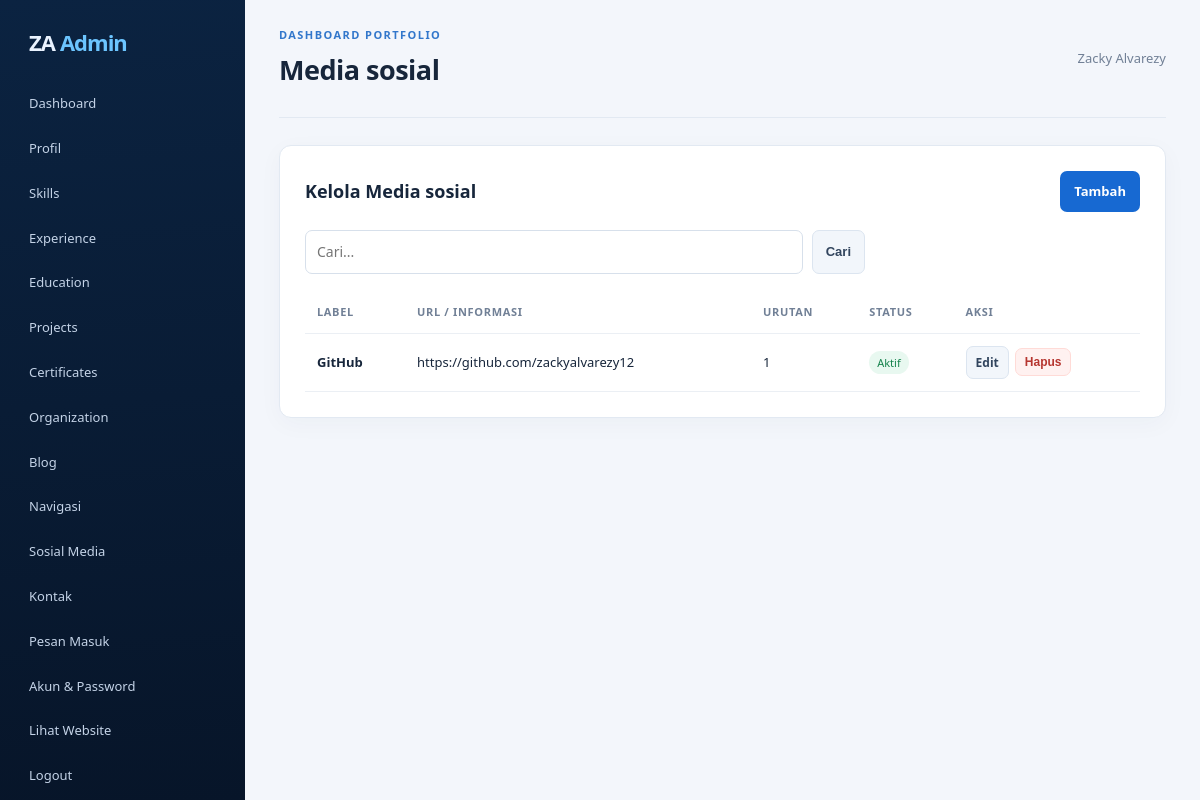
The page /admin/manage.php?section=social_links (signed in) on the database its author committed.
### tables this page shows
CREATE TABLE IF NOT EXISTS social_links (
  id INT UNSIGNED AUTO_INCREMENT PRIMARY KEY,
  platform VARCHAR(80) NOT NULL,
  url VARCHAR(255) NOT NULL,
  sort_order INT NOT NULL DEFAULT 0,
  is_active TINYINT(1) NOT NULL DEFAULT 1,
  created_at TIMESTAMP NULL DEFAULT CURRENT_TIMESTAMP,
  updated_at TIMESTAMP NULL DEFAULT CURRENT_TIMESTAMP ON UPDATE CURRENT_TIMESTAMP
);

### config/helpers.php (called while the page is built, shortened)
<?php
require_once __DIR__ . '/database.php';
function e(mixed $value): string
{
    return htmlspecialchars((string) $value, ENT_QUOTES | ENT_SUBSTITUTE, 'UTF-8');
}
function url(string $path = ''): string
{
    return rtrim(APP_URL, '/') . '/' . ltrim($path, '/');
}

### config/database.php (called while the page is built, shortened)
<?php
function db(): PDO
{
    $dsn = 'mysql:host=' . DB_HOST . ';dbname=' . DB_NAME . ';charset=' . DB_CHARSET;
    $pdo = new PDO($dsn, DB_USER, DB_PASS, [
        PDO::ATTR_ERRMODE => PDO::ERRMODE_EXCEPTION,
        PDO::ATTR_DEFAULT_FETCH_MODE => PDO::FETCH_ASSOC,
        PDO::ATTR_EMULATE_PREPARES => false,
    ]);
    return $pdo;
}

### admin/manage.php (the view, shortened to what this page needs)
<?php
require_once __DIR__ . '/_auth.php';
$sections = [
    'navigations' => ['title' => 'Navigasi', 'table' => 'navigations', 'fields' => [
        'label' => ['Label', 'text', true], 'url' => ['URL / anchor', 'text', true], 'sort_order' => ['Urutan', 'number', true],
    ]],
    'social_links' => ['title' => 'Media sosial', 'table' => 'social_links', 'fields' => [
        'platform' => ['Platform', 'text', true], 'url' => ['URL profil', 'url', true], 'sort_order' => ['Urutan', 'number', true],
    ]],
    'contacts' => ['title' => 'Kontak publik', 'table' => 'contacts', 'fields' => [
        'label' => ['Label', 'text', true], 'value' => ['Informasi', 'text', true], 'url' => ['URL (opsional)', 'text', false], 'sort_order' => ['Urutan', 'number', true],
    ]],
    'messages' => ['title' => 'Pesan masuk', 'table' => 'contact_messages', 'fields' => []],
];
$sectionKey = (string) ($_GET['section'] ?? 'navigations');
$section = $sections[$sectionKey];
$table = $section['table'];
$isMessages = $sectionKey === 'messages';
$action = (string) ($_GET['action'] ?? 'list');
$id = filter_input(INPUT_GET, 'id', FILTER_VALIDATE_INT) ?: 0;
$errors = [];
$item = null;
require __DIR__ . '/_header.php';
if (!$isMessages && in_array($action, ['create', 'edit'], true)):
?>
<section class="panel">
  <div class="panel-head"><h2><?= $item ? 'Edit' : 'Tambah' ?> <?= e($section['title']) ?></h2><a class="btn ghost" href="<?= e(url('admin/manage.php?section=' . $sectionKey)) ?>">Kembali</a></div>
  <?php foreach ($errors as $error): ?><div class="alert danger"><?= e($error) ?></div><?php endforeach; ?>
  <form class="form-grid" method="post">
    <?= csrf_field() ?><input type="hidden" name="action" value="save"><input type="hidden" name="id" value="<?= e((string) ($item['id'] ?? $id)) ?>">
    <?php foreach ($section['fields'] as $field => [$label, $inputType, $required]): $value = array_key_exists($field, $_POST) ? post_text($field) : ($item[$field] ?? ($field === 'sort_order' ? '0' : '')); ?>
      <label><?= e($label) ?><input type="<?= e($inputType) ?>" name="<?= e($field) ?>" value="<?= e($value) ?>" <?= $required ? 'required' : '' ?>></label>
    <?php endforeach; ?>
    <label class="check"><input type="checkbox" name="is_active" <?= !isset($item) || !empty($item['is_active']) ? 'checked' : '' ?>> Aktif dan tampil di website</label>
    <button class="btn primary" type="submit">Simpan perubahan</button>
  </form>
</section>
<?php else:
    $query = trim((string) ($_GET['q'] ?? ''));
    if ($isMessages) {
        $stmt = db()->prepare('SELECT * FROM contact_messages WHERE name LIKE :q1 OR email LIKE :q2 OR message LIKE :q3 ORDER BY created_at DESC LIMIT 300');
        $needle = '%' . $query . '%';
        $stmt->execute(['q1' => $needle, 'q2' => $needle, 'q3' => $needle]);
    } else {
        $searchColumns = array_keys($section['fields']);
        $placeholders = [];
        $params = [];
        foreach ($searchColumns as $index => $column) {
            $placeholder = 'q' . $index;
            $placeholders[] = "`$column` LIKE :$placeholder";
            $params[$placeholder] = '%' . $query . '%';
        }
        $searchSql = implode(' OR ', $placeholders);
        $stmt = db()->prepare("SELECT * FROM `$table` WHERE ($searchSql) ORDER BY sort_order ASC, id DESC");
        $stmt->execute($params);
    }
    $items = $stmt->fetchAll();
?>
<section class="panel">
  <div class="panel-head"><h2><?= $isMessages ? 'Pesan dari formulir publik' : 'Kelola ' . e($section['title']) ?></h2><?php if (!$isMessages): ?><a class="btn primary" href="<?= e(url('admin/manage.php?section=' . $sectionKey . '&action=create')) ?>">Tambah</a><?php endif; ?></div>
  <form class="search-form" method="get"><input type="hidden" name="section" value="<?= e($sectionKey) ?>"><input name="q" placeholder="Cari..." value="<?= e($query) ?>"><button class="btn ghost" type="submit">Cari</button></form>
  <div class="table-wrap"><table><thead><tr><?php if ($isMessages): ?><th>Pengirim</th><th>Pesan</th><th>Dikirim</th><th>Status</th><?php else: ?><th>Label</th><th>URL / Informasi</th><th>Urutan</th><th>Status</th><?php endif; ?><th>Aksi</th></tr></thead>
  <tbody><?php foreach ($items as $row): ?><tr>
    <?php if ($isMessages): ?><td><strong><?= e($row['name']) ?></strong><small><a href="mailto:<?= e($row['email']) ?>"><?= e($row['email']) ?></a></small></td><td class="message-cell"><?= nl2br(e($row['message'])) ?></td><td><?= e($row['created_at']) ?></td><td><span class="badge <?= $row['is_read'] ? 'on' : 'off' ?>"><?= $row['is_read'] ? 'Dibaca' : 'Baru' ?></span></td>
    <?php else: ?><td><strong><?= e($row[$sectionKey === 'social_links' ? 'platform' : 'label']) ?></strong></td><td><?= e($row[$sectionKey === 'contacts' ? 'value' : 'url']) ?></td><td><?= e((string) $row['sort_order']) ?></td><td><span class="badge <?= $row['is_active'] ? 'on' : 'off' ?>"><?= $row['is_active'] ? 'Aktif' : 'Nonaktif' ?></span></td><?php endif; ?>
    <td class="actions"><?php if ($isMessages && !$row['is_read']): ?><form method="post"><?= csrf_field() ?><input type="hidden" name="action" value="mark_read"><input type="hidden" name="id" value="<?= e((string) $row['id']) ?>"><button class="btn small ghost" type="submit">Tandai dibaca</button></form><?php elseif (!$isMessages): ?><a class="btn small ghost" href="<?= e(url('admin/manage.php?section=' . $sectionKey . '&action=edit&id=' . $row['id'])) ?>">Edit</a><?php endif; ?><form method="post" onsubmit="return confirmDelete('Hapus data ini secara permanen?')"><button class="btn small danger" type="submit">Hapus</button></form></td>
  </tr><?php endforeach; ?><?php if (!$items): ?><tr><td colspan="5">Belum ada data.</td></tr><?php endif; ?></tbody></table></div>
</section>
<?php endif; require __DIR__ . '/_footer.php'; ?>

### assets/css/admin.css (style rules this page uses)
:root { --bg:#f3f6fb;--navy:#081a31;--ink:#17263b;--muted:#718096;--blue:#1769d2;--line:#e2e9f2;--panel:#fff }
* { box-sizing:border-box }
body { margin:0;background:var(--bg);color:var(--ink);font:15px/1.6 "Segoe UI",Arial,sans-serif }
a { color:inherit;text-decoration:none }
.panel { background:var(--panel);border:1px solid var(--line);border-radius:12px;padding:25px;margin-bottom:22px;box-shadow:0 6px 24px rgba(18,47,86,.035) }
.panel h2 { font-size:18px;margin:0 0 17px }
.panel-head { display:flex;justify-content:space-between;align-items:center;gap:15px;margin-bottom:18px }
.panel-head h2 { margin:0 }
.btn { display:inline-flex;align-items:center;justify-content:center;border:1px solid transparent;border-radius:7px;padding:9px 13px;font-size:13px;font-weight:700;cursor:pointer }
.btn.primary { background:#1769d2;color:white }
.btn.ghost { background:#f2f6fb;border-color:#dce5f0;color:#32455e }
.btn.danger { background:#fff1f0;color:#b63630;border-color:#ffdbd7 }
.btn.small { padding:6px 9px;font-size:12px }
.form-grid input,.form-grid textarea,.form-grid select,.stack-form input,.search-form input { width:100%;border:1px solid #d7e0eb;border-radius:7px;padding:10px 11px;background:white;color:#17263b;font:inherit;font-size:14px }
.search-form { display:flex;gap:9px;margin-bottom:17px;max-width:560px }
.search-form input { flex:1 }
.table-wrap { width:100%;overflow:auto }
table { width:100%;border-collapse:collapse;min-width:700px }
th,td { text-align:left;padding:12px;border-bottom:1px solid #ebeff4;vertical-align:middle;font-size:13px }
th { color:#718096;font-size:11px;text-transform:uppercase;letter-spacing:.06em }
td strong,td small { display:block }
.actions { display:flex;align-items:center;gap:6px }
.actions form { margin:0 }
.actions a,.actions button { white-space:nowrap }
.badge { display:inline-block;padding:3px 8px;border-radius:20px;font-size:11px }
.badge.on { background:#e8f8f0;color:#16834d }

### rows shown on the page
social_links: platform "GitHub", url "https://github.com/zackyalvarezy12", sort_order "1", is_active "Aktif"

### other values the page prints
$pageTitle "Media sosial"
$_SESSION['admin_name'] "Zacky Alvarezy"
$section['title'] "Media sosial"
